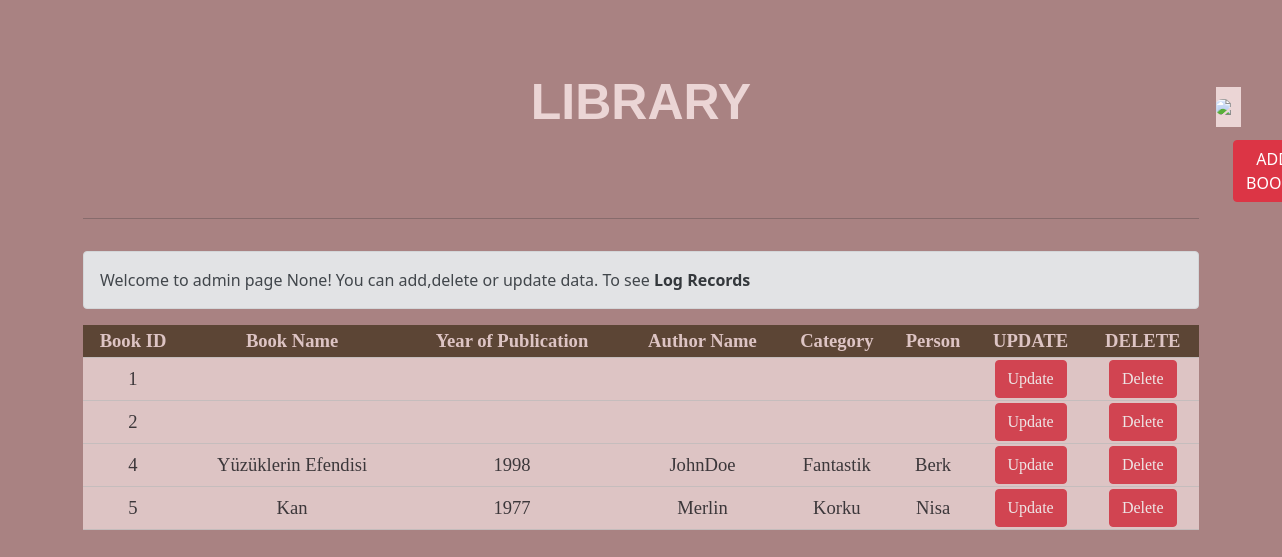
/admin, run on an earlier commit of the app's database.
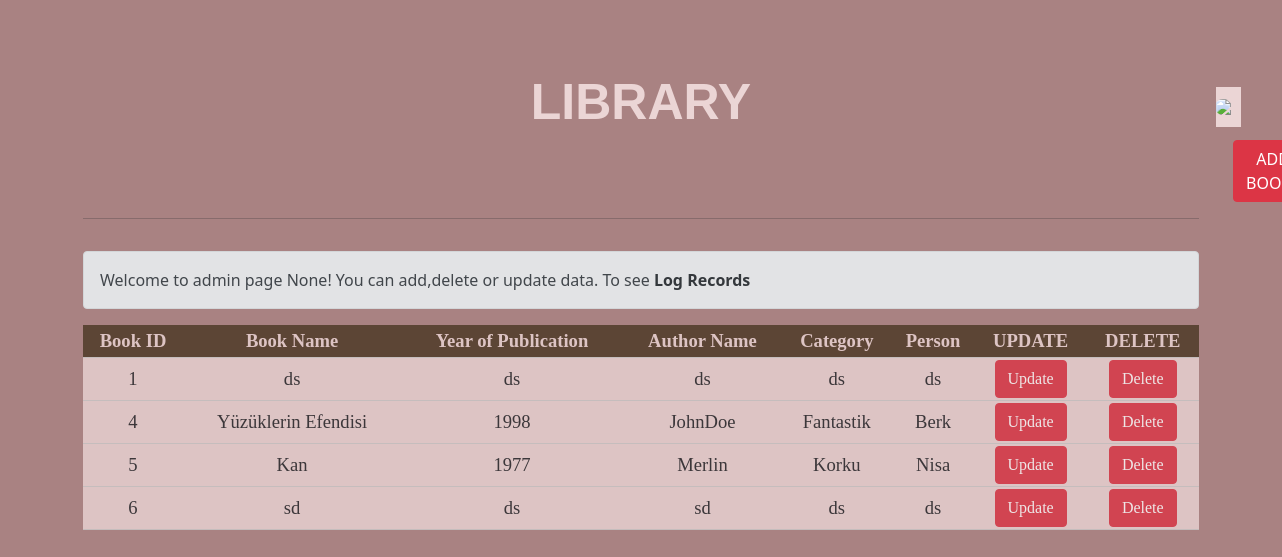
And on a later commit of the database.
### db/library.py (models this page shows, shortened)
class Library(db.Model):
    BookID=db.Column(db.Integer,primary_key=True)
    BookName=db.Column(db.String,nullable=False)
    Yearofpublication=db.Column(db.String,nullable=False)
    AuthorName=db.Column(db.String,nullable=False)
    Category=db.Column(db.String,nullable=False)
    Addp=db.Column(db.String,nullable=False)
    Book=db.relationship("Log",backref='library')

### app.py (the view)
@app.route("/admin", methods=["POST","GET"])
def admin():
    AdminName=session.get("name")
    return render_template("admin.html",Books=Books,AdminName=AdminName)

### templates/admin.html (shortened to what this page needs)
<!DOCTYPE html>
<html lang="en">
<head>
	<link href="https://cdn.jsdelivr.net/npm/bootstrap@5.1.0/dist/css/bootstrap.min.css" rel="stylesheet">
</head>
<div class="navigation">
	<a class="button" href="http://127.0.0.1:5000/">
  	<img src="http://cdn.onlinewebfonts.com/svg/img_409252.png">
	</a>
	</div>
<body>
	<div style="margin-Top:72px;" class="container">
		<center><h3><b>LIBRARY</h3></b></center>
		<a href="http://127.0.0.1:5000/addBook" class="btn btn-danger" style="margin-left: 1150px;">ADD BOOKS</a>
		<hr>
		 <table class="table">
		<table>
		<tr>
			<th>Book ID</th>
			<th>Book Name</th>
			<th>Year of Publication</th>
			<th>Author Name</th>
			<th>Category</th>
			<th>Person</th>
			<th>UPDATE</th>
			<th>DELETE</th>
		</tr>
		<tr>
		  <div class="alert alert-secondary" role="alert">
			Welcome to admin page {{AdminName}}! You can add,delete or update data. To see <a href="http://127.0.0.1:5000/log" class="alert-link"> Log Records </a>
		  </div>
		{% for veri in Books %}
			<td>{{veri.BookID}}</td>
			<td>{{veri.BookName}}</td>
			<td>{{veri.Yearofpublication}}</td>
			<td>{{veri.AuthorName}}</td>
			<td>{{veri.Category}}</td>
			<td>{{veri.Addp}} </td>
			<td><a href="/add/update/{{veri.BookID}}" class="btn btn-danger">Update</a></td>
            <td><a href="/add/delete/{{veri.BookID}}" class="btn btn-danger">Delete</a></td>
		</div>
			{%endfor%}
		<br><br><br>
		</body>
		</html>

What changed in the data, as far as the page shows it:
removed Library: BookID "2"
changed Library id 1: BookName (not shown) → "ds"; Yearofpublication (not shown) → "ds"; AuthorName (not shown) → "ds"; Category (not shown) → "ds"; Addp (not shown) → "ds"
added Library: BookID "6", BookName "sd", Yearofpublication "ds", AuthorName "sd", Category "ds", Addp "ds"
